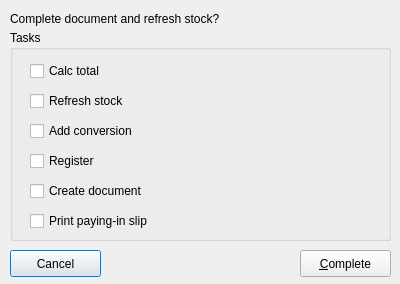
<ui version="4.0" >
 <class>doccompletefrm</class>
 <widget class="QDialog" name="doccompletefrm" >
  <property name="geometry" >
   <rect>
    <x>0</x>
    <y>0</y>
    <width>400</width>
    <height>284</height>
   </rect>
  </property>
  <property name="windowTitle" >
   <string>Complete document...</string>
  </property>
  <property name="windowIcon" >
   <iconset resource="first.qrc" >:/images/images/wordprocessing.png</iconset>
  </property>
  <widget class="QLabel" name="label" >
   <property name="geometry" >
    <rect>
     <x>10</x>
     <y>10</y>
     <width>321</width>
     <height>17</height>
    </rect>
   </property>
   <property name="text" >
    <string>Complete document and refresh stock?</string>
   </property>
  </widget>
  <widget class="QPushButton" name="btncancel" >
   <property name="geometry" >
    <rect>
     <x>10</x>
     <y>250</y>
     <width>91</width>
     <height>27</height>
    </rect>
   </property>
   <property name="text" >
    <string>Cancel</string>
   </property>
  </widget>
  <widget class="QPushButton" name="btncomplete" >
   <property name="geometry" >
    <rect>
     <x>300</x>
     <y>250</y>
     <width>91</width>
     <height>27</height>
    </rect>
   </property>
   <property name="text" >
    <string>&amp;Complete</string>
   </property>
  </widget>
  <widget class="QGroupBox" name="groupBox" >
   <property name="geometry" >
    <rect>
     <x>10</x>
     <y>30</y>
     <width>381</width>
     <height>211</height>
    </rect>
   </property>
   <property name="title" >
    <string>Tasks</string>
   </property>
   <widget class="QCheckBox" name="chkbox_3" >
    <property name="geometry" >
     <rect>
      <x>20</x>
      <y>90</y>
      <width>251</width>
      <height>22</height>
     </rect>
    </property>
    <property name="text" >
     <string>Add conversion</string>
    </property>
   </widget>
   <widget class="QCheckBox" name="chkbox_4" >
    <property name="geometry" >
     <rect>
      <x>20</x>
      <y>120</y>
      <width>251</width>
      <height>22</height>
     </rect>
    </property>
    <property name="text" >
     <string>Register</string>
    </property>
   </widget>
   <widget class="QCheckBox" name="chkbox_6" >
    <property name="geometry" >
     <rect>
      <x>20</x>
      <y>180</y>
      <width>251</width>
      <height>22</height>
     </rect>
    </property>
    <property name="text" >
     <string>Print paying-in slip</string>
    </property>
   </widget>
   <widget class="QCheckBox" name="chkbox_2" >
    <property name="geometry" >
     <rect>
      <x>20</x>
      <y>60</y>
      <width>251</width>
      <height>22</height>
     </rect>
    </property>
    <property name="text" >
     <string>Refresh stock</string>
    </property>
   </widget>
   <widget class="QCheckBox" name="chkbox_1" >
    <property name="geometry" >
     <rect>
      <x>20</x>
      <y>30</y>
      <width>251</width>
      <height>22</height>
     </rect>
    </property>
    <property name="text" >
     <string>Calc total</string>
    </property>
   </widget>
   <widget class="QCheckBox" name="chkbox_5" >
    <property name="geometry" >
     <rect>
      <x>20</x>
      <y>150</y>
      <width>251</width>
      <height>22</height>
     </rect>
    </property>
    <property name="text" >
     <string>Create document</string>
    </property>
   </widget>
  </widget>
 </widget>
 <resources>
  <include location="first.qrc" />
 </resources>
 <connections>
  <connection>
   <sender>btncomplete</sender>
   <signal>clicked()</signal>
   <receiver>doccompletefrm</receiver>
   <slot>accept()</slot>
   <hints>
    <hint type="sourcelabel" >
     <x>278</x>
     <y>253</y>
    </hint>
    <hint type="destinationlabel" >
     <x>96</x>
     <y>254</y>
    </hint>
   </hints>
  </connection>
  <connection>
   <sender>btncancel</sender>
   <signal>clicked()</signal>
   <receiver>doccompletefrm</receiver>
   <slot>reject()</slot>
   <hints>
    <hint type="sourcelabel" >
     <x>369</x>
     <y>253</y>
    </hint>
    <hint type="destinationlabel" >
     <x>179</x>
     <y>282</y>
    </hint>
   </hints>
  </connection>
 </connections>
</ui>
